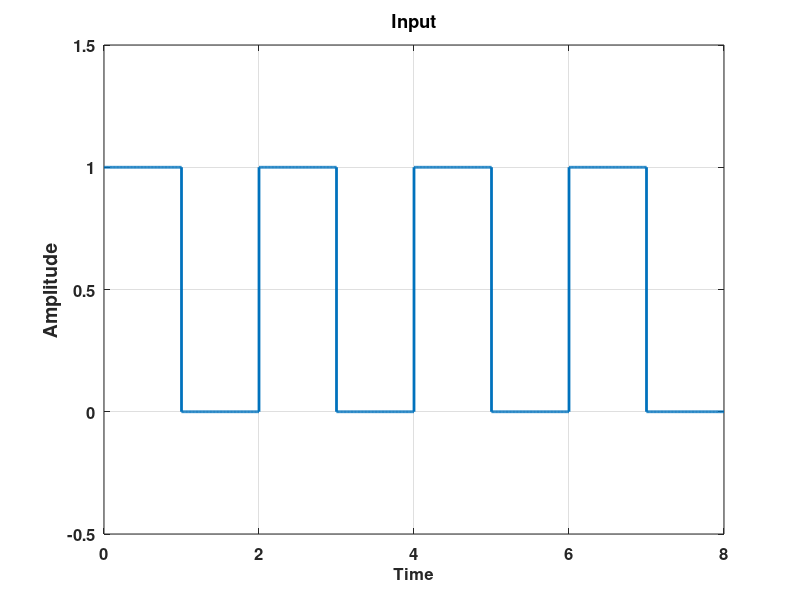
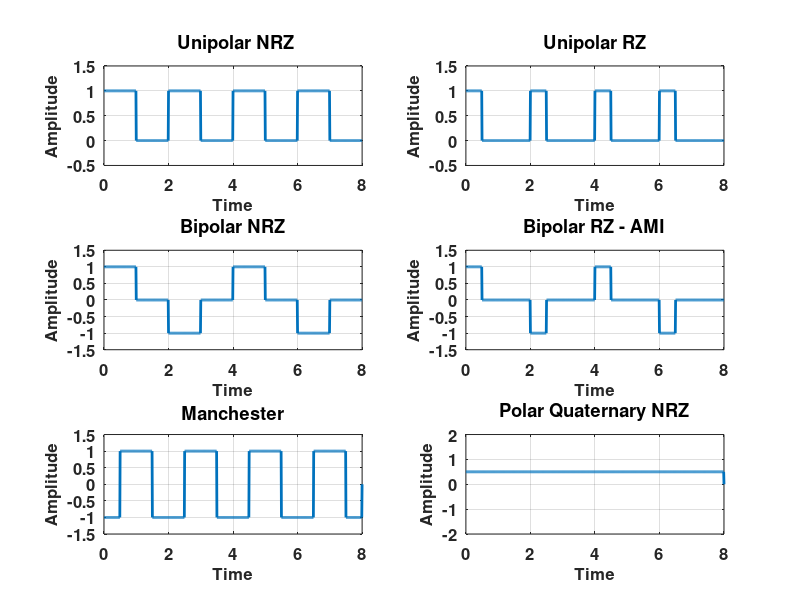

Write MATLAB code to recreate these figures, in order.
clc;
clear all;
close all;
m = [1 0 1 0 1 0 1 0];
N = length(m);

duration = N; 
t = 0:0.01:duration; 

m_s = zeros(1, length(t));
nrz = zeros(1, length(t));
rz = zeros(1, length(t)); 
bp_nrz = zeros(1,length(t));
manchester = zeros(1,length(t));
ami = zeros(1,length(t));
polar_nrz = zeros(1,length(t));


for i = 1:N
    if m(i) == 1
        m_s((i-1)*100 + 1:i*100) = 1;
        nrz((i-1)*100 + 1:i*100) = 1;
        rz((i-1)*100 + 1:(i-1)*100 + 50) = 1; 
    else
        m_s((i-1)*100 + 1:i*100) = 0;
        nrz((i-1)*100 + 1:i*100) = 0; 
        rz((i-1)*100 + 1:(i-1)*100 + 50) = 0; 
    end
end

count=0;
r=0;
for i=1:N
    if m(i) == 1
        count=count+1;
        r=rem(count,2);
        if r==1
            bp_nrz((i-1)*100 + 1:i*100)=1;
            ami((i-1)*100 + 1:(i-1)*100 + 50)=1;
        else
            bp_nrz((i-1)*100 + 1:i*100)=-1;
            ami((i-1)*100 + 1:(i-1)*100 + 50)=-1;
        end
    else
        bp_nrz((i-1)*100 + 1:i*100)=0;
    end
end

for i = 1:N
  if m(i) == 1
    manchester((i-1)*100+1:(i-1)*100+50) = -1;
    manchester((i-1)*100+51:(i)*100) = 1;
  else
    manchester((i-1)*100+1:(i-1)*100+50) = 1;
    manchester((i-1)*100+51:(i)*100) = -1;
  end
end

for i = 1:2:N-1
    bit_pair = m(i:i+1);
    if isequal(bit_pair, [0 0])
        polar_nrz((i-1)*100 + 1:(i+1)*100) = -1.5;
    elseif isequal(bit_pair, [0 1])
        polar_nrz((i-1)*100 + 1:(i+1)*100) = -0.5;
    elseif isequal(bit_pair, [1 0])
        polar_nrz((i-1)*100 + 1:(i+1)*100) = 0.5;
    elseif isequal(bit_pair, [1 1])
        polar_nrz((i-1)*100 + 1:(i+1)*100) = 1.5;
    end
end

figure(1);
stairs(t, m_s, 'linewidth', 2);
set(gca,'fontsize',12,'fontweight','bold');
xlabel('Time','FontSize',12,'FontWeight','bold');
ylabel('Amplitude','FontSize',14,'FontWeight','bold');
title('Input', 'LineWidth', 2);
ylim([-0.5 1.5]);
grid on;

figure(2);
subplot(3,2,1);
plot(t, nrz, 'LineWidth', 2);
set(gca,'fontsize',12,'fontweight','bold');
xlabel('Time','FontSize',12,'FontWeight','bold');
ylabel('Amplitude','FontSize',12,'FontWeight','bold');
title(' Unipolar NRZ', 'LineWidth', 2);
ylim([-0.5 1.5]);
grid on;

subplot(3,2,2);
plot(t, rz, 'LineWidth', 2);
set(gca,'fontsize',12,'fontweight','bold');
xlabel('Time','FontSize',12,'FontWeight','bold');
ylabel('Amplitude','FontSize',12,'FontWeight','bold');
title('Unipolar RZ', 'LineWidth', 2);
ylim([-0.5 1.5]);
grid on;

subplot(3,2,3);
plot(t, bp_nrz, 'LineWidth', 2);
set(gca,'fontsize',12,'fontweight','bold');
xlabel('Time','FontSize',12,'FontWeight','bold');
ylabel('Amplitude','FontSize',12,'FontWeight','bold');
title('Bipolar NRZ', 'LineWidth', 2);
ylim([-1.5 1.5]);
grid on;

subplot(3,2,4);
plot(t, ami, 'LineWidth', 2);
set(gca,'fontsize',12,'fontweight','bold');
xlabel('Time','FontSize',12,'FontWeight','bold');
ylabel('Amplitude','FontSize',12,'FontWeight','bold');
title('Bipolar RZ - AMI', 'LineWidth', 2);
ylim([-1.5 1.5]);
grid on;

subplot(3,2,5);
plot(t, manchester, 'LineWidth', 2);
set(gca,'fontsize',12,'fontweight','bold');
xlabel('Time','FontSize',12,'FontWeight','bold');
ylabel('Amplitude','FontSize',12,'FontWeight','bold');
title('Manchester', 'LineWidth', 2);
ylim([-1.5 1.5]);
grid on;

subplot(3,2,6)
plot(t, polar_nrz, 'LineWidth', 2);
set(gca,'fontsize',12,'fontweight','bold');
xlabel('Time','FontSize',12,'FontWeight','bold');
ylabel('Amplitude','FontSize',12,'FontWeight','bold');
title('Polar Quaternary NRZ', 'LineWidth', 2);
ylim([-2 2]);
grid on;